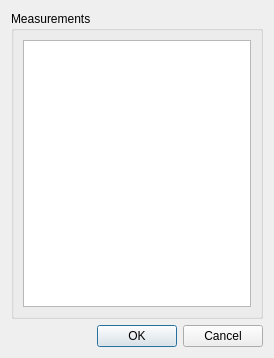
<?xml version="1.0" encoding="UTF-8"?>
<ui version="4.0">
 <class>CResultsExportDialog</class>
 <widget class="QDialog" name="CResultsExportDialog">
  <property name="geometry">
   <rect>
    <x>0</x>
    <y>0</y>
    <width>274</width>
    <height>358</height>
   </rect>
  </property>
  <property name="windowTitle">
   <string>Dialog</string>
  </property>
  <layout class="QVBoxLayout" name="verticalLayout">
   <item>
    <widget class="QGroupBox" name="groupBox">
     <property name="title">
      <string>Measurements</string>
     </property>
     <layout class="QVBoxLayout" name="verticalLayout_2">
      <item>
       <widget class="QListView" name="listViewMeasurements"/>
      </item>
     </layout>
    </widget>
   </item>
   <item>
    <widget class="QDialogButtonBox" name="buttonBox">
     <property name="orientation">
      <enum>Qt::Horizontal</enum>
     </property>
     <property name="standardButtons">
      <set>QDialogButtonBox::Cancel|QDialogButtonBox::Ok</set>
     </property>
    </widget>
   </item>
  </layout>
 </widget>
 <resources/>
 <connections>
  <connection>
   <sender>buttonBox</sender>
   <signal>accepted()</signal>
   <receiver>CResultsExportDialog</receiver>
   <slot>accept()</slot>
   <hints>
    <hint type="sourcelabel">
     <x>248</x>
     <y>254</y>
    </hint>
    <hint type="destinationlabel">
     <x>157</x>
     <y>274</y>
    </hint>
   </hints>
  </connection>
  <connection>
   <sender>buttonBox</sender>
   <signal>rejected()</signal>
   <receiver>CResultsExportDialog</receiver>
   <slot>reject()</slot>
   <hints>
    <hint type="sourcelabel">
     <x>316</x>
     <y>260</y>
    </hint>
    <hint type="destinationlabel">
     <x>286</x>
     <y>274</y>
    </hint>
   </hints>
  </connection>
 </connections>
</ui>
